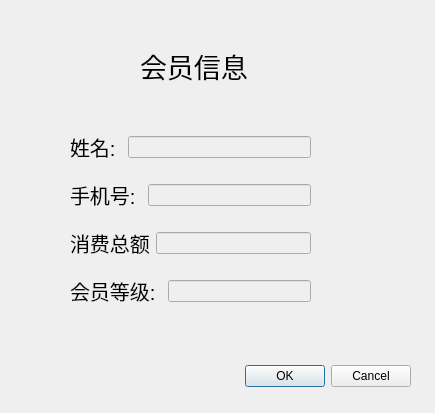
<?xml version="1.0" encoding="UTF-8"?>
<ui version="4.0">
 <class>vipInfoo</class>
 <widget class="QDialog" name="vipInfoo">
  <property name="geometry">
   <rect>
    <x>0</x>
    <y>0</y>
    <width>435</width>
    <height>413</height>
   </rect>
  </property>
  <property name="windowTitle">
   <string>Dialog</string>
  </property>
  <widget class="QDialogButtonBox" name="buttonBox">
   <property name="geometry">
    <rect>
     <x>70</x>
     <y>360</y>
     <width>341</width>
     <height>32</height>
    </rect>
   </property>
   <property name="orientation">
    <enum>Qt::Horizontal</enum>
   </property>
   <property name="standardButtons">
    <set>QDialogButtonBox::Cancel|QDialogButtonBox::Ok</set>
   </property>
  </widget>
  <widget class="QWidget" name="layoutWidget">
   <property name="geometry">
    <rect>
     <x>70</x>
     <y>120</y>
     <width>241</width>
     <height>201</height>
    </rect>
   </property>
   <layout class="QVBoxLayout" name="verticalLayout">
    <item>
     <layout class="QHBoxLayout" name="horizontalLayout">
      <item>
       <widget class="QLabel" name="label_2">
        <property name="font">
         <font>
          <pointsize>15</pointsize>
         </font>
        </property>
        <property name="text">
         <string>姓名: </string>
        </property>
       </widget>
      </item>
      <item>
       <widget class="QLineEdit" name="name">
        <property name="enabled">
         <bool>false</bool>
        </property>
       </widget>
      </item>
     </layout>
    </item>
    <item>
     <layout class="QHBoxLayout" name="horizontalLayout_5">
      <item>
       <widget class="QLabel" name="label_6">
        <property name="font">
         <font>
          <pointsize>15</pointsize>
         </font>
        </property>
        <property name="text">
         <string>手机号: </string>
        </property>
       </widget>
      </item>
      <item>
       <widget class="QLineEdit" name="phone">
        <property name="enabled">
         <bool>false</bool>
        </property>
       </widget>
      </item>
     </layout>
    </item>
    <item>
     <layout class="QHBoxLayout" name="horizontalLayout_6">
      <item>
       <widget class="QLabel" name="label_7">
        <property name="font">
         <font>
          <pointsize>15</pointsize>
         </font>
        </property>
        <property name="text">
         <string>消费总额</string>
        </property>
       </widget>
      </item>
      <item>
       <widget class="QLineEdit" name="sum">
        <property name="enabled">
         <bool>false</bool>
        </property>
       </widget>
      </item>
     </layout>
    </item>
    <item>
     <layout class="QHBoxLayout" name="horizontalLayout_4">
      <item>
       <widget class="QLabel" name="label_5">
        <property name="font">
         <font>
          <pointsize>15</pointsize>
         </font>
        </property>
        <property name="text">
         <string>会员等级: </string>
        </property>
       </widget>
      </item>
      <item>
       <widget class="QLineEdit" name="level">
        <property name="enabled">
         <bool>false</bool>
        </property>
       </widget>
      </item>
     </layout>
    </item>
   </layout>
  </widget>
  <widget class="QLabel" name="label">
   <property name="geometry">
    <rect>
     <x>140</x>
     <y>40</y>
     <width>111</width>
     <height>51</height>
    </rect>
   </property>
   <property name="font">
    <font>
     <pointsize>20</pointsize>
    </font>
   </property>
   <property name="text">
    <string>会员信息</string>
   </property>
  </widget>
 </widget>
 <resources/>
 <connections>
  <connection>
   <sender>buttonBox</sender>
   <signal>rejected()</signal>
   <receiver>vipInfoo</receiver>
   <slot>reject()</slot>
   <hints>
    <hint type="sourcelabel">
     <x>316</x>
     <y>260</y>
    </hint>
    <hint type="destinationlabel">
     <x>286</x>
     <y>274</y>
    </hint>
   </hints>
  </connection>
  <connection>
   <sender>buttonBox</sender>
   <signal>accepted()</signal>
   <receiver>vipInfoo</receiver>
   <slot>accept()</slot>
   <hints>
    <hint type="sourcelabel">
     <x>248</x>
     <y>254</y>
    </hint>
    <hint type="destinationlabel">
     <x>157</x>
     <y>274</y>
    </hint>
   </hints>
  </connection>
 </connections>
</ui>
